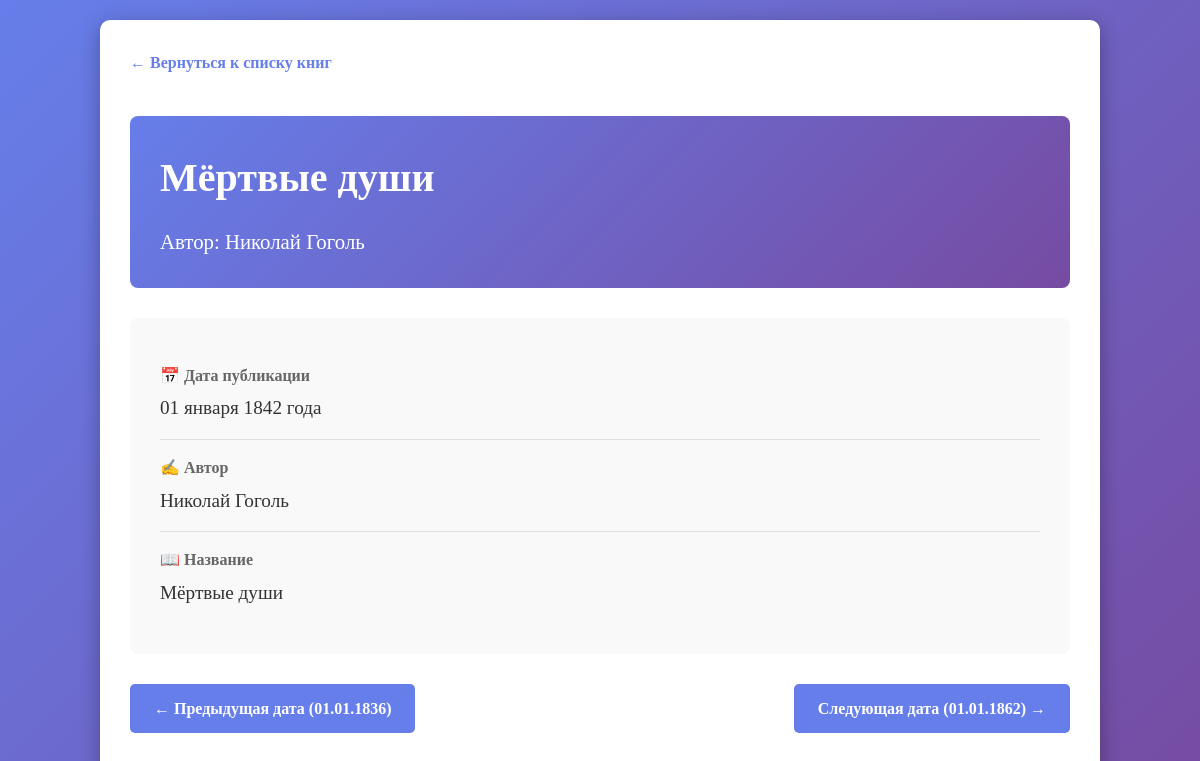
The app's page /books/1842-01-01/ with its own data.
### books/models.py (models this page shows, shortened)
class Book(models.Model):
    name = models.CharField(max_length=200, verbose_name='Название')
    author = models.CharField(max_length=200, verbose_name='Автор')
    pub_date = models.DateField(verbose_name='Дата публикации')
    class Meta:
        verbose_name = 'Книга'
        verbose_name_plural = 'Книги'
        ordering = ['pub_date']

### books/views.py (the view)
# urls.py: path('books/<str:pub_date>/', book_detail, name='book_detail'),
def book_detail(request, pub_date):
    book = get_object_or_404(Book, pub_date=pub_date)
    books_on_date = Book.objects.filter(pub_date=pub_date)
    previous_book = Book.objects.filter(pub_date__lt=pub_date).order_by('-pub_date').first()
    next_book = Book.objects.filter(pub_date__gt=pub_date).order_by('pub_date').first()
    context = {
        'book': book,
        'books_on_date': books_on_date,
        'previous_date': previous_book.pub_date if previous_book else None,
        'next_date': next_book.pub_date if next_book else None,
    }
    return render(request, 'books/book_detail.html', context)

### books/templates/books/book_detail.html (shortened to what this page needs)
{% extends 'books/base.html' %}
{% block content %}
<a href="{% url 'books:book_list' %}" class="back-link">← Вернуться к списку книг</a>
<div class="book-detail">
    <div class="book-header">
        <h2>{{ book.name }}</h2>
        <p style="font-size: 1.3em;">Автор: {{ book.author }}</p>
    </div>
    <div class="book-info">
        <div class="info-row">
            <div class="info-label">📅 Дата публикации</div>
            <div class="info-value">{{ book.pub_date|date:"d E Y года" }}</div>
        </div>
        <div class="info-row">
            <div class="info-label">✍️ Автор</div>
            <div class="info-value">{{ book.author }}</div>
        </div>
        <div class="info-row">
            <div class="info-label">📖 Название</div>
            <div class="info-value">{{ book.name }}</div>
        </div>
    </div>
    <div class="navigation">
        {% if previous_date %}
            <a href="{% url 'books:book_detail' previous_date %}" class="nav-btn">
                ← Предыдущая дата ({{ previous_date|date:"d.m.Y" }})
            </a>
        {% else %}
            <span class="nav-btn disabled">← Предыдущая дата</span>
        {% endif %}
        {% if next_date %}
            <a href="{% url 'books:book_detail' next_date %}" class="nav-btn">
                Следующая дата ({{ next_date|date:"d.m.Y" }}) →
            </a>
        {% else %}
            <span class="nav-btn disabled">Следующая дата →</span>
        {% endif %}
    </div>
</div>
{% endblock %}

### books/templates/books/base.html (style rules this page uses)
* { margin: 0; padding: 0; box-sizing: border-box; }
body { font-family: 'Georgia', serif; line-height: 1.6; padding: 20px; background: linear-gradient(135deg, #667eea 0%, #764ba2 100%); min-height: 100vh; }
.back-link { display: inline-block; margin-bottom: 20px; color: #667eea; text-decoration: none; font-weight: bold; }

### books/templates/books/book_detail.html (style rules this page uses)
.book-detail { padding: 20px 0; }
.book-header { margin-bottom: 30px; padding: 30px; background: linear-gradient(135deg, #667eea 0%, #764ba2 100%); color: white; border-radius: 8px; }
.book-header h2 { font-size: 2.5em; margin-bottom: 15px; }
.book-info { background: #f9f9f9; padding: 30px; border-radius: 8px; margin-bottom: 20px; }
.info-row { padding: 15px 0; border-bottom: 1px solid #e0e0e0; }
.info-row:last-child { border-bottom: none; }
.info-label { color: #666; font-weight: bold; margin-bottom: 5px; }
.info-value { color: #333; font-size: 1.2em; }
.navigation { display: flex; justify-content: space-between; margin-top: 30px; gap: 10px; }
.nav-btn { padding: 12px 24px; background: #667eea; color: white; text-decoration: none; border-radius: 5px; font-weight: bold; transition: all 0.3s; display: inline-block; }

### records on screen
Book: name "Мёртвые души", author "Николай Гоголь", pub_date "01 января 1842 года"
Book: pub_date "01.01.1836"
Book: pub_date "01.01.1862"
